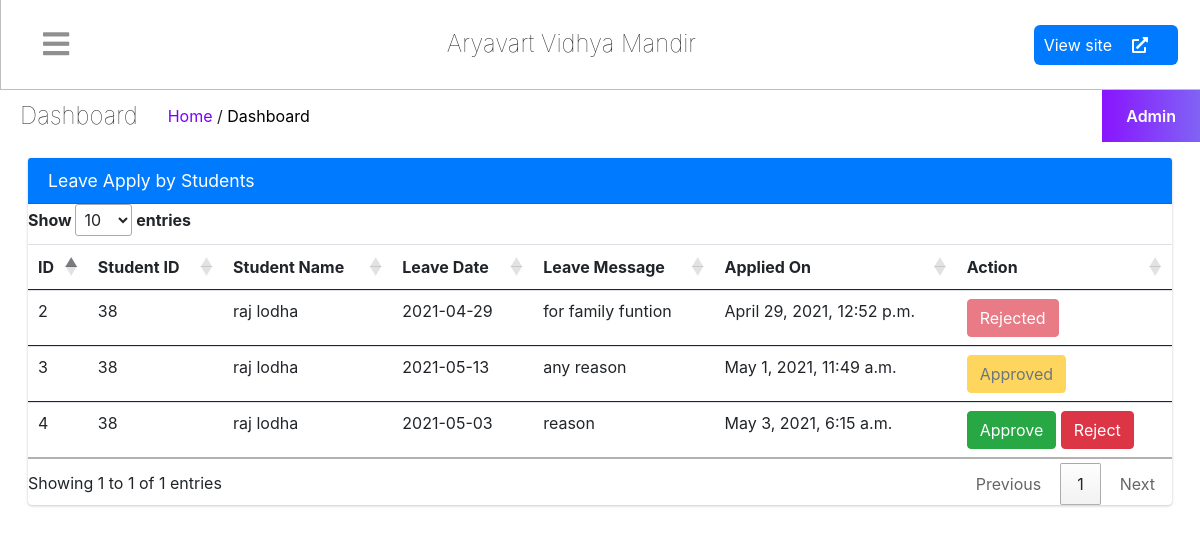
/staff/managestudentleave/ (signed in), run on an earlier commit of the app's database.
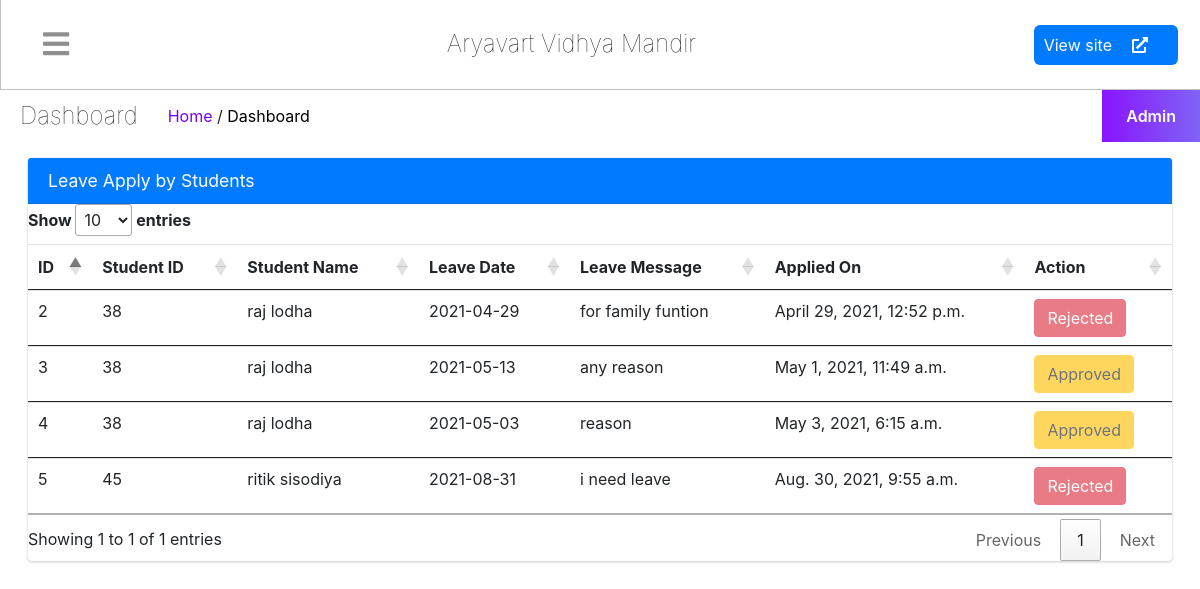
And on a later commit of the database.
### student/models.py (models this page shows, shortened)
class leavestudent(models.Model):
    student_id = models.ForeignKey(studentregister(), on_delete=models.CASCADE)
    leave_date = models.CharField(max_length=255)
    leave_message = models.TextField()
    leave_status = models.IntegerField(default=0)
    created_at = models.DateTimeField(auto_now_add=True)
    updated_at = models.DateTimeField(auto_now=True)

class studentregister(models.Model):
    user  = models.ForeignKey(User,on_delete=models.CASCADE)
    Father_name = models.CharField(max_length = 25)
    Mother_name = models.CharField(max_length = 25)
    schooler_no = models.CharField(max_length = 25)
    gender = models.ForeignKey(gender,on_delete=models.CASCADE)
    dob = models.DateField()
    cast = models.CharField(max_length=20)
    addmission_date  =models.DateField()
    standard = models.ForeignKey(standard,on_delete=models.CASCADE)
    ssmid  =models.CharField(max_length=20)
    addhar_no  =models.CharField(max_length=20)
    address = models.CharField(max_length=100)
    permanent_address = models.CharField(max_length=100)
    account_no = models.CharField(max_length=20)
    IFSC = models.CharField(max_length=20)
    TC = models.FileField(upload_to="certificate",blank=True)
    castcertificate = models.FileField(upload_to='certificate',blank=True)
    status = models.BooleanField(default=False)
    phonestatus = models.BooleanField(default=False)

### staff/views.py (the view)
# urls.py: path('managestudentleave/',views.managestudentleave,name='managestudentleave'),
def managestudentleave(request):
    leaveid = request.GET.get('student')
    status =  request.GET.get('status')
    if leaveid is not None and status is not None:
        leaveob =leavestudent.objects.get(id=leaveid)
        leaveob.leave_status = int(status)
        leaveob.save()
        messages.success(request,"leave status is succesfully changed")
        return redirect('managestudentleave')
    leaveitems = leavestudent.objects.all()
    return render(request,'staff/studentleave.html',{"leaves":leaveitems})

### myapp/context_processors.py (called while the page is built)
def alltimefunc(request):
    info = schoolifo.objects.all()[0]
    return {'schoolinfo':info}

### myapp/views.py (called while the page is built)
def checkuser(request):
    user= None
    userob= None
    if staffregister.objects.filter(user = request.user.id).exists():
        userob = staffregister.objects.filter(user = request.user.id)[0]
        user = 'staff'
    if studentregister.objects.filter(user = request.user.id).exists():
        userob = studentregister.objects.filter(user = request.user.id)[0]
        user = 'student'
    if user is None and userob is None:
        logout(request)
        return redirect('index')
    return [user,userob]

### staff/templates/staff/studentleave.html
{% extends 'staff/basic.html' %}
{% block table %}
<section class="content">
    <div class="container-fluid">
        <div class="row">
            <div class="col-md-12">
                <div class="card card-primary">
                    <div class="card-header">
                        <h3 class="card-title">Leave Apply by Students</h3>
                    </div>
                    <div class="table-responsive">
                        <table class="table">
                            <thead>
                            <tr>
                                <th>ID</th>
                                <th>Student ID</th>
                                <th>Student Name</th>
                                <th>Leave Date</th>
                                <th>Leave Message</th>
                                <th>Applied On</th>
                                <th>Action</th>
                            </tr>
                            </thead>
                            {% for leave in leaves %}
                            <tbody>
                            <tr>
                                <td>{{ leave.id }}</td>
                                <td>{{ leave.student_id.user.id }}</td>
                                <td>{{ leave.student_id.user.first_name }} {{ leave.student_id.user.last_name }}</td>
                                <td>{{ leave.leave_date }}</td>
                                <td>{{ leave.leave_message }}</td>
                                <td>{{ leave.created_at }}</td>
                                <td>
                                    {% if leave.leave_status == 0 %}
                                        <a href="{% url 'managestudentleave' %}?student={{leave.id}}&status=1" class="btn btn-success">Approve</a>
                                        <a href="{% url 'managestudentleave' %}?student={{leave.id}}&status=2" class="btn btn-danger">Reject</a>
                                    {% elif leave.leave_status == 1 %}
                                        <button class="btn btn-warning" disabled="disabled">Approved</button>
                                    {% else %}
                                        <button class="btn btn-danger" disabled="disabled">Rejected</button>
                                    {% endif %}
                                </td>
                            </tr>
                            </tbody>
                            {% endfor %}
                        </table>
                    </div>
                </div>
            </div>
        </div>
    </div>
  </section>
{% endblock %}

What changed in the data, as far as the page shows it:
changed leavestudent "reason": leave_status "Approve Reject" → "Approved"
added leavestudent: id "5", student_id.user.id "45", student_id.user.first_name "ritik", student_id.user.last_name "sisodiya", leave_date "2021-08-31", leave_message "i need leave", created_at "Aug. 30, 2021, 9:55 a.m.", leave_status "Rejected"
